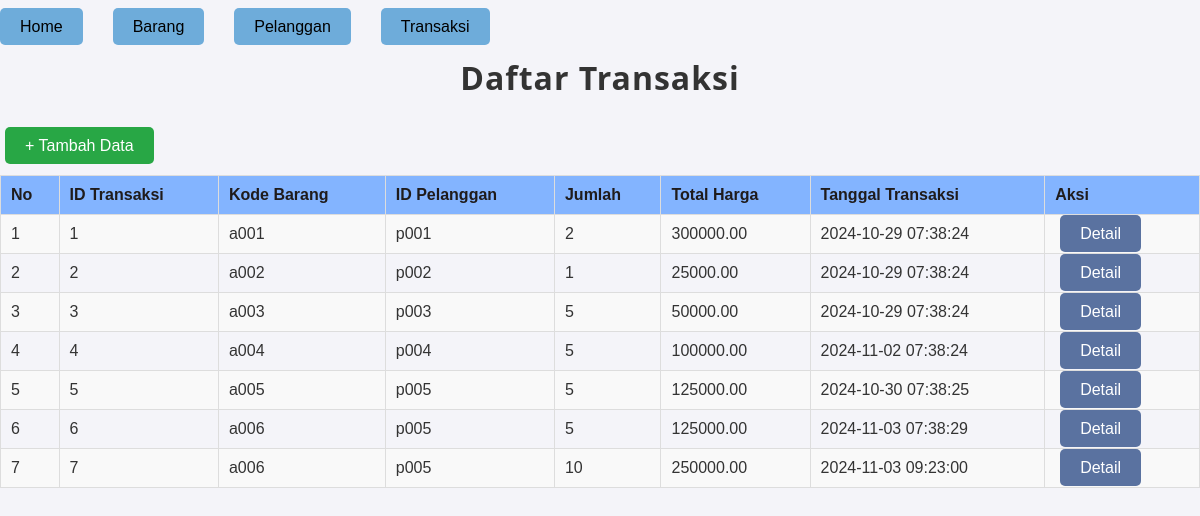
The page /index.php?controller=transaksi&action=index on the database its author committed.
### tables this page shows
CREATE TABLE `transaksi` (
  `id_transaksi` int(11) NOT NULL,
  `kode_barang` varchar(50) NOT NULL,
  `id_pelanggan` varchar(50) NOT NULL,
  `jumlah` int(11) NOT NULL,
  `total_harga` decimal(10,2) NOT NULL,
  `tanggal_transaksi` timestamp NOT NULL DEFAULT current_timestamp() ON UPDATE current_timestamp()
);

CREATE TABLE `produk` (
  `kode_barang` varchar(50) NOT NULL,
  `nama_barang` varchar(100) NOT NULL,
  `harga` decimal(10,2) NOT NULL,
  `stok` int(11) NOT NULL
);

CREATE TABLE `pelanggan` (
  `id_pelanggan` varchar(50) NOT NULL,
  `nama_pelanggan` varchar(100) NOT NULL,
  `alamat` text DEFAULT NULL
);

### App/controllers/TransaksiController.php (called while the page is built, shortened)
<?php
require_once __DIR__ . '/../models/Transaksi.php';
class TransaksiController
{
    private $transaksiModel;
    public function __construct($db)
    {
        $this->transaksiModel = new Transaksi($db);
    }
    public function index()
    {
        $transaksiList = $this->transaksiModel->getAllTransaksi();
        require_once __DIR__ . '/../views/transaksi/indext.php';
    }
}

### App/models/transaksi.php (called while the page is built, shortened)
<?php
class Transaksi
{
    private $db;
    public function __construct($database)
    {
        $this->db = $database;
    }
    public function getAllTransaksi()
    {
        $query = "SELECT t.id_transaksi, p.kode_barang, pel.id_pelanggan, t.jumlah,
                  t.total_harga, t.tanggal_transaksi
                  FROM transaksi t
                  JOIN produk p ON t.kode_barang = p.kode_barang
                  JOIN pelanggan pel ON t.id_pelanggan = pel.id_pelanggan";
        return $this->db->query($query)->fetchAll();
    }
}

### App/Views/Transaksi/indext.php (the view, shortened to what this page needs)
<head>
    <link rel="stylesheet" type="text/css" href="App/Views/Barang/style.css">
    <br>
    <nav>
        <ul>
            <li><a href="index.php?controller=home&action=index">Home</a></li>
            <li><a href="index.php?controller=barang&action=index">Barang</a></li>
            <li><a href="index.php?controller=pelanggan&action=index">Pelanggan</a></li>
            <li><a href="index.php?controller=transaksi&action=index">Transaksi</a></li>
        </ul>
    </nav>
</head>
<h1>Daftar Transaksi</h1>
<a href="index.php?controller=transaksi&action=create" class="btn btn-add"> + Tambah Data</a>
<table border="1">
    <tr>
        <th>No</th>
        <th>ID Transaksi</th>
        <th>Kode Barang</th>
        <th>ID Pelanggan</th>
        <th>Jumlah</th>
        <th>Total Harga</th>
        <th>Tanggal Transaksi</th>
        <th>Aksi</th>
    </tr>
    <?php foreach ($transaksiList as $key => $transaksi): ?>
        <tr>
            <td><?= $key + 1 ?></td>
            <td><?= $transaksi['id_transaksi'] ?></td>
            <td><?= $transaksi['kode_barang'] ?></td>
            <td><?= $transaksi['id_pelanggan'] ?></td>
            <td><?= $transaksi['jumlah'] ?></td>
            <td><?= $transaksi['total_harga'] ?></td>
            <td><?= $transaksi['tanggal_transaksi'] ?></td>
            <td><a href="index.php?controller=transaksi&action=detail&id=<?= $transaksi['id_transaksi'] ?>" class="btn btne-danger">Detail</a></td>
        </tr>
    <?php endforeach; ?>
</table>

### App/Views/Barang/style.css (style rules this page uses)
* { margin: 0; padding: 0; box-sizing: border-box; }
nav ul { list-style-type: none; padding: 0; display: flex; justify-content: flex-start; gap: 15px; margin-bottom: 20px; }
nav ul li a { background-color: #6EACDA; color: #000000; padding: 10px 20px; text-decoration: none; border-radius: 5px; transition: background-color 0.3s; font-size: 1em; }
button, .btn, .btn-action { background-color: #007bff; color: #fff; border: none; padding: 10px 20px; margin: 5px; cursor: pointer; border-radius: 5px; text-decoration: none; font-size: 1em; transition: background-color 0.3s; }
.btn-add { background-color: #28a745; }
.btne-danger { background-color: #5A72A0; }
table { width: 100%; border-collapse: collapse; margin-top: 20px; }
table th, table td { padding: 10px; border: 1px solid #ddd; text-align: left; }
table th { background-color: #83B4FF; color: #1f1b1b; }
table tr:nth-child(even) { background-color: #f9f9f9; }

### App/Views/Transaksi/indext.php (style rules this page uses)
h1 { text-align: center; font-family: 'Segoe UI', Tahoma, Geneva, Verdana, sans-serif; font-size: 2em; color: #333; margin-bottom: 20px; font-weight: bold; letter-spacing: 1px; }
nav { margin-bottom: 20px; }
nav ul { list-style-type: none; padding: 0; }
nav ul li { display: inline; margin-right: 15px; }

### rows shown on the page
transaksi: id_transaksi "1", kode_barang.kode_barang "a001", id_pelanggan.id_pelanggan "p001", jumlah "2", total_harga "300000.00", tanggal_transaksi "2024-10-29 07:38:24"
transaksi: id_transaksi "2", kode_barang.kode_barang "a002", id_pelanggan.id_pelanggan "p002", jumlah "1", total_harga "25000.00", tanggal_transaksi "2024-10-29 07:38:24"
transaksi: id_transaksi "3", kode_barang.kode_barang "a003", id_pelanggan.id_pelanggan "p003", jumlah "5", total_harga "50000.00", tanggal_transaksi "2024-10-29 07:38:24"
transaksi: id_transaksi "4", kode_barang.kode_barang "a004", id_pelanggan.id_pelanggan "p004", jumlah "5", total_harga "100000.00", tanggal_transaksi "2024-11-02 07:38:24"
transaksi: id_transaksi "5", kode_barang.kode_barang "a005", id_pelanggan.id_pelanggan "p005", jumlah "5", total_harga "125000.00", tanggal_transaksi "2024-10-30 07:38:25"
transaksi: id_transaksi "6", kode_barang.kode_barang "a006", id_pelanggan.id_pelanggan "p005", jumlah "5", total_harga "125000.00", tanggal_transaksi "2024-11-03 07:38:29"
transaksi: id_transaksi "7", kode_barang.kode_barang "a006", id_pelanggan.id_pelanggan "p005", jumlah "10", total_harga "250000.00", tanggal_transaksi "2024-11-03 09:23:00"
